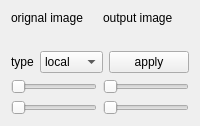
              <widget class="QWidget" name="tab_12">
               <attribute name="title">
                <string>Manual</string>
               </attribute>
               <layout class="QGridLayout" name="gridLayout_31">
                <item row="0" column="0">
                 <layout class="QGridLayout" name="gridLayout_28" rowstretch="1,0,0">
                  <item row="0" column="0">
                   <layout class="QHBoxLayout" name="horizontalLayout_54" stretch="0,0">
                    <item>
                     <layout class="QVBoxLayout" name="verticalLayout_80">
                      <item>
                       <widget class="QLabel" name="label_org_manual">
                        <property name="sizePolicy">
                         <sizepolicy hsizetype="Preferred" vsizetype="Fixed">
                          <horstretch>0</horstretch>
                          <verstretch>0</verstretch>
                         </sizepolicy>
                        </property>
                        <property name="text">
                         <string>orignal image</string>
                        </property>
                       </widget>
                      </item>
                      <item>
                       <widget class="QLabel" name="orig_img_manual">
                        <property name="text">
                         <string/>
                        </property>
                       </widget>
                      </item>
                     </layout>
                    </item>
                    <item>
                     <layout class="QVBoxLayout" name="verticalLayout_84">
                      <item>
                       <widget class="QLabel" name="label_out_ostu_">
                        <property name="sizePolicy">
                         <sizepolicy hsizetype="Preferred" vsizetype="Fixed">
                          <horstretch>0</horstretch>
                          <verstretch>0</verstretch>
                         </sizepolicy>
                        </property>
                        <property name="text">
                         <string>output image</string>
                        </property>
                       </widget>
                      </item>
                      <item>
                       <widget class="QLabel" name="out_img__manual">
                        <property name="text">
                         <string/>
                        </property>
                       </widget>
                      </item>
                     </layout>
                    </item>
                   </layout>
                  </item>
                  <item row="1" column="0">
                   <layout class="QHBoxLayout" name="horizontalLayout_42">
                    <item>
                     <layout class="QHBoxLayout" name="horizontalLayout_43">
                      <item>
                       <widget class="QLabel" name="label_30">
                        <property name="text">
                         <string>type</string>
                        </property>
                       </widget>
                      </item>
                      <item>
                       <widget class="QComboBox" name="comboBox_2">
                        <item>
                         <property name="text">
                          <string>local</string>
                         </property>
                        </item>
                        <item>
                         <property name="text">
                          <string>global</string>
                         </property>
                        </item>
                       </widget>
                      </item>
                     </layout>
                    </item>
                    <item>
                     <widget class="QPushButton" name="apply_manual">
                      <property name="text">
                       <string>apply</string>
                      </property>
                     </widget>
                    </item>
                   </layout>
                  </item>
                  <item row="2" column="0">
                   <layout class="QHBoxLayout" name="horizontalLayout_44">
                    <item>
                     <layout class="QVBoxLayout" name="verticalLayout_25">
                      <item>
                       <widget class="QSlider" name="slider_6">
                        <property name="sizePolicy">
                         <sizepolicy hsizetype="Preferred" vsizetype="Fixed">
                          <horstretch>0</horstretch>
                          <verstretch>0</verstretch>
                         </sizepolicy>
                        </property>
                        <property name="orientation">
                         <enum>Qt::Horizontal</enum>
                        </property>
                       </widget>
                      </item>
                      <item>
                       <widget class="QSlider" name="slider_8">
                        <property name="sizePolicy">
                         <sizepolicy hsizetype="Preferred" vsizetype="Fixed">
                          <horstretch>0</horstretch>
                          <verstretch>0</verstretch>
                         </sizepolicy>
                        </property>
                        <property name="orientation">
                         <enum>Qt::Horizontal</enum>
                        </property>
                       </widget>
                      </item>
                     </layout>
                    </item>
                    <item>
                     <layout class="QVBoxLayout" name="verticalLayout_26">
                      <item>
                       <widget class="QSlider" name="slider_7">
                        <property name="sizePolicy">
                         <sizepolicy hsizetype="Preferred" vsizetype="Fixed">
                          <horstretch>0</horstretch>
                          <verstretch>0</verstretch>
                         </sizepolicy>
                        </property>
                        <property name="orientation">
                         <enum>Qt::Horizontal</enum>
                        </property>
                       </widget>
                      </item>
                      <item>
                       <widget class="QSlider" name="slider_5">
                        <property name="sizePolicy">
                         <sizepolicy hsizetype="Preferred" vsizetype="Fixed">
                          <horstretch>0</horstretch>
                          <verstretch>0</verstretch>
                         </sizepolicy>
                        </property>
                        <property name="orientation">
                         <enum>Qt::Horizontal</enum>
                        </property>
                       </widget>
                      </item>
                     </layout>
                    </item>
                   </layout>
                  </item>
                 </layout>
                </item>
               </layout>
              </widget>
